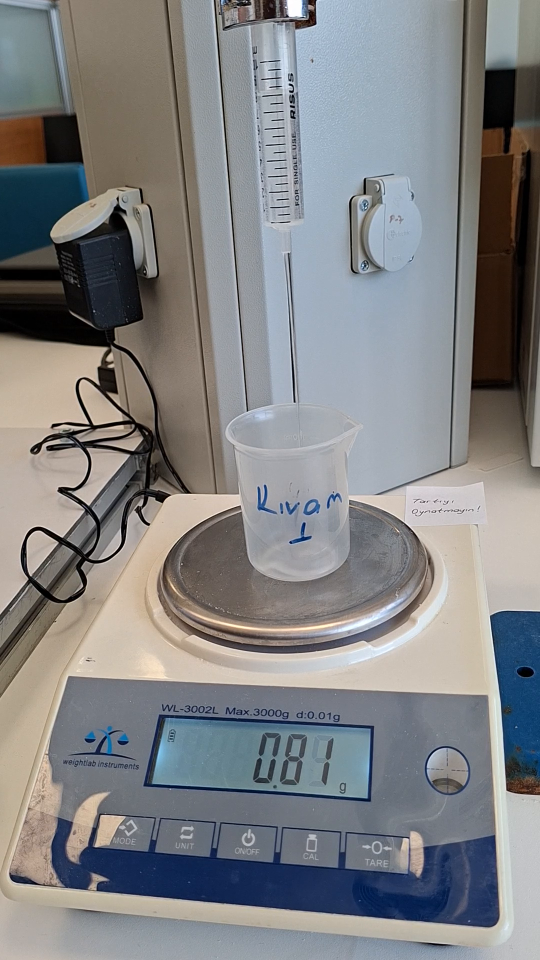
#> input picture ornek_kare.png, 1080 x 1920 px, given in place of 1.mp4, which was not available (shown at 1/2 size)
$ python extract_lcd_weights.py
#> lines starting #> are read from the running program, lines starting #| are printed output that depends on the picture; after the words box and inside, x2 and y2 are one past the last pixel; in counts of white or black regions, pixels touching at a corner belong together; pictures that were not available may be replaced by others from this repository, and a replacement may not be noted
#!/usr/bin/env python3

import sys
sys.path.append('/home/bee/projeler/lcd_reader/.venv/lib/python3.14/site-packages')

import cv2
import pytesseract
import pandas as pd
import numpy as np
from openpyxl import Workbook
from openpyxl.utils.dataframe import dataframe_to_rows
import os
import time
from pathlib import Path


def preprocess_image_for_ocr(image):
    """
    Preprocess image for OCR - crop out the label text/icons/unit that
    surround the digits, convert to grayscale, threshold, and upscale.
    """
    h, w = image.shape[:2]
    # Keep only the digit area: skip the "WL-3002L Max.3000g d:0.01g" label
    # above, the battery/zero icons on the left, and the "g" unit on the right.
    digits_only = image[int(h * 0.20):int(h * 0.82), int(w * 0.17):int(w * 0.83)]

    gray = cv2.cvtColor(digits_only, cv2.COLOR_BGR2GRAY) if len(digits_only.shape) == 3 else digits_only.copy()

    # Apply Gaussian blur to reduce noise
    blurred = cv2.GaussianBlur(gray, (3, 3), 0)

    # Apply threshold to get binary image (black and white)
    _, thresh = cv2.threshold(blurred, 0, 255, cv2.THRESH_BINARY + cv2.THRESH_OTSU)

    # Upscale the image for better OCR recognition
    scale_factor = 4
    upscaled = cv2.resize(thresh, None, fx=scale_factor, fy=scale_factor, interpolation=cv2.INTER_CUBIC)

    return upscaled


def extract_weight_from_frame(frame, roi_coords, debug_folder=None, frame_count=None):
    """
    Extract weight from a frame using OCR.

    The scale's decimal point is too small/faint for reliable OCR, and the
    display always shows exactly 2 decimal digits (resolution d:0.01g), so
    we OCR digits only (no '.') and insert the decimal point programmatically
    instead of trying to detect it.
    """
    # Extract Region of Interest (ROI)
    x, y, w, h = roi_coords
    roi = frame[y:y+h, x:x+w]

    # Preprocess for OCR
    processed_roi = preprocess_image_for_ocr(roi)

    if debug_folder is not None:
        cv2.imwrite(f"{debug_folder}/frame_{frame_count:06d}_roi.png", roi)
        cv2.imwrite(f"{debug_folder}/frame_{frame_count:06d}_proc.png", processed_roi)

    # Try several psm modes and keep whichever finds the most digits - on some
    # frames one mode only catches part of the number, so this ensemble
    # recovers cases a single fixed mode would miss.
    best_digits = ''
    for psm in (8, 7, 13, 6):
        custom_config = f'--oem 3 --psm {psm} -c tessedit_char_whitelist=0123456789'
        text = pytesseract.image_to_string(processed_roi, config=custom_config).strip()
        digits = ''.join(c for c in text if c.isdigit())
        if len(digits) > len(best_digits):
            best_digits = digits

    digits = best_digits

    if not digits:
        return None, None

    # Display always shows 2 decimal places (e.g. "958" -> 9.58)
    try:
        weight = int(digits) / 100.0
    except ValueError:
        return digits, None

    # Sanity check against the scale's rated range (Max. 3000g)
    if weight < 0 or weight > 3000:
        return digits, None

    return digits, weight


def process_video(video_path, output_excel, annotated_folder, debug_folder=None):
    """
    Process video and extract weights from LCD display.
    The camera drifts over time, so a fixed ROI is not enough - a tracker
    follows the LCD region frame by frame starting from an initial box.
    """
#> called with video_path = '1.mp4', output_excel = 'weight_readings.xlsx', annotated_folder = 'annotated_frames', debug_folder = 'ocr_debug'
    # Create annotated folder if it doesn't exist
    Path(annotated_folder).mkdir(parents=True, exist_ok=True)
    if debug_folder is not None:
        Path(debug_folder).mkdir(parents=True, exist_ok=True)

    # Open the video file
    cap = cv2.VideoCapture(video_path)

    # Get video properties
    fps = int(cap.get(cv2.CAP_PROP_FPS))
    total_frames = int(cap.get(cv2.CAP_PROP_FRAME_COUNT))

    print(f"Video: {video_path}")
    print(f"FPS: {fps}")
    print(f"Total frames: {total_frames}")

    # Initial ROI for the LCD display, measured on frame 0. The tracker
    # updates this box every frame to follow camera drift.
    initial_roi = (270, 1400, 520, 210)  # (x, y, width, height)

    # Initialize result list
    results = []

    # Sample every 6th frame to get at ~10fps (60fps/10fps = 6)
    frame_interval = max(1, fps // 10)

    tracker = None
    current_box = initial_roi
    lost_count = 0

    frame_count = 0
    while True:
        ret, frame = cap.read()
#> frame is the input picture: shape (1920, 1080, 3); mean B, G, R 131.9, 130.1, 129.1
        if not ret:
            break

        # Run the tracker on every frame so it doesn't lose the target
        # between sampled frames.
        if tracker is None:
            tracker = cv2.TrackerMIL_create()
            tracker.init(frame, current_box)
        else:
            ok, box = tracker.update(frame)
            if ok:
                current_box = tuple(int(v) for v in box)
                lost_count = 0
            else:
                lost_count += 1

        # Process only every nth frame to match target FPS
        if frame_count % frame_interval == 0:
            # Get timestamp in seconds
            timestamp_sec = frame_count / fps

            # Extract weight from the LCD display at the tracked position
            raw_ocr_text, weight = extract_weight_from_frame(frame, current_box, debug_folder, frame_count)
#> in extract_weight_from_frame, `roi = frame[y:y+h, x:x+w]`:
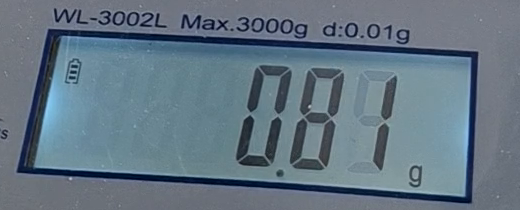
#> roi: shape (210, 520, 3); mean B, G, R 131.1, 117.2, 99.6
#> in preprocess_image_for_ocr, `digits_only = image[int(h * 0.20):int(h * 0.82), int(w * 0.17):int(w *..`:
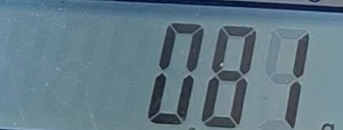
#> digits_only: shape (130, 343, 3); mean B, G, R 135.3, 123, 98.7
#> in preprocess_image_for_ocr, `gray = cv2.cvtColor(digits_only, cv2.COLOR_BGR2GRAY) if len(digits_onl..`:
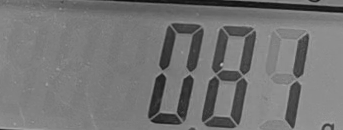
#> gray: shape (130, 343); min 13, max 192, mean 117.1
#> in preprocess_image_for_ocr, `_, thresh = cv2.threshold(blurred, 0, 255, cv2.THRESH_BINARY + cv2.THR..`:
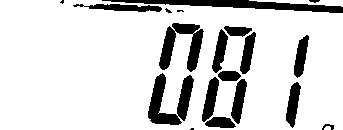
#> thresh: shape (130, 343); 84.1% white; 19 black regions (4 under 20 px), largest, box (x1, y1, x2, y2) and area: (102, 0, 343, 13) 1354, (148, 73, 194, 125) 1169, (159, 23, 204, 72) 1050
#> in preprocess_image_for_ocr, `upscaled = cv2.resize(thresh, None, fx=scale_factor, fy=scale_factor, ..`:
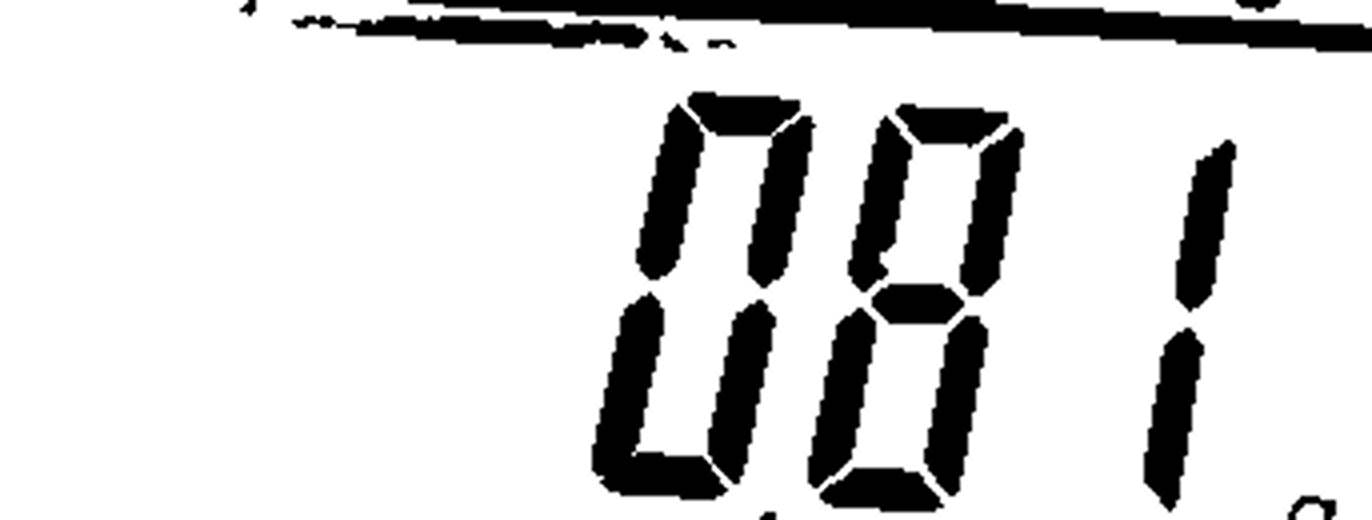
#> upscaled: shape (520, 1372); min 0, max 255, mean 214.3
#> after the loop in extract_weight_from_frame, `for psm in (8, 7, 13, 6):`: best_digits = ''

            # Add to results - keep both the raw OCR digit string and the
            # converted gram value so misreads can be spotted/corrected later.
            result = {
                'frame_no': frame_count,
                'timestamp_sec': timestamp_sec,
                'raw_ocr_text': raw_ocr_text,
                'weight': weight
            }
            results.append(result)

            # Draw bounding box and text on frame for annotation
            x, y, w, h = current_box
            annotated_frame = frame.copy()
            cv2.rectangle(annotated_frame, (x, y), (x+w, y+h), (0, 255, 0), 2)

            if weight is not None:
                cv2.putText(annotated_frame, f'Weight: {weight:.2f}',
                           (x, y-10), cv2.FONT_HERSHEY_SIMPLEX, 0.7, (0, 255, 0), 2)

            # Save annotated frame
            output_path = f"{annotated_folder}/frame_{frame_count:06d}.png"
            cv2.imwrite(output_path, annotated_frame)

            print(f"Frame {frame_count}: raw='{raw_ocr_text}' Weight = {weight}, box={current_box}, lost={lost_count}")

        frame_count += 1

    cap.release()

    # Save results to Excel file. raw_ocr_text is written as text so
    # leading-zero digit counts (e.g. "009" vs "9") stay distinguishable
    # when the file is opened in Excel/LibreOffice.
    df = pd.DataFrame(results)
    if not df.empty:
        df.to_excel(output_excel, index=False)
        print(f"Results saved to {output_excel}")
    else:
        print("No valid weight data found.")

    return results


if __name__ == "__main__":
    # File paths
    video_file = "1.mp4"
    output_file = "weight_readings.xlsx"
    annotated_folder = "annotated_frames"
    debug_folder = "ocr_debug"

    # Process the video and extract weights
#> (the run stopped early here; a loop or call above may not have finished)
